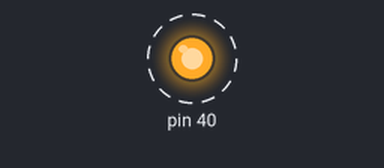
Recording of a program running on a simulated Raspberry Pi (header pin numbers). On the bench: output pins drawn as LEDs (lit = HIGH). Dashed ring = blinking. Threads take turns every 2 ms. At 12.0 s the program stops and its outputs stay as they are.

Above: at 0.5 s.
Timing chart, 0 to 4.6 s (numbered marks = the images above):
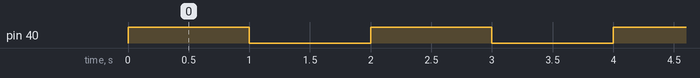

The program:

async_led_blink.py
```python
import RPi.GPIO as GPIO
import time
from threading import Thread, Lock

def setup_gpio():
  GPIO.setmode(GPIO.BOARD)
  GPIO.setup(40, GPIO.OUT)

def cleanup_gpio():
  GPIO.cleanup()

gpio_lock = Lock()
def blink_led(blink_count):
  with gpio_lock:
    for _ in range(blink_count):
      GPIO.output(40,True)
      time.sleep(1)
      GPIO.output(40,False)
      time.sleep(1)

def blink_led_async(blink_count):
  Thread(target = blink_led, args = (blink_count,)).start()

if __name__ == "__main__":
  try:
    setup_gpio()
    blink_led_async(5)
    time.sleep(12)
  finally:
    cleanup_gpio()
```

Measured:
- by itself, pin 40: alternates HIGH for 1.0 s and LOW for 1.0 s, 10 changes in all, then stays LOW
